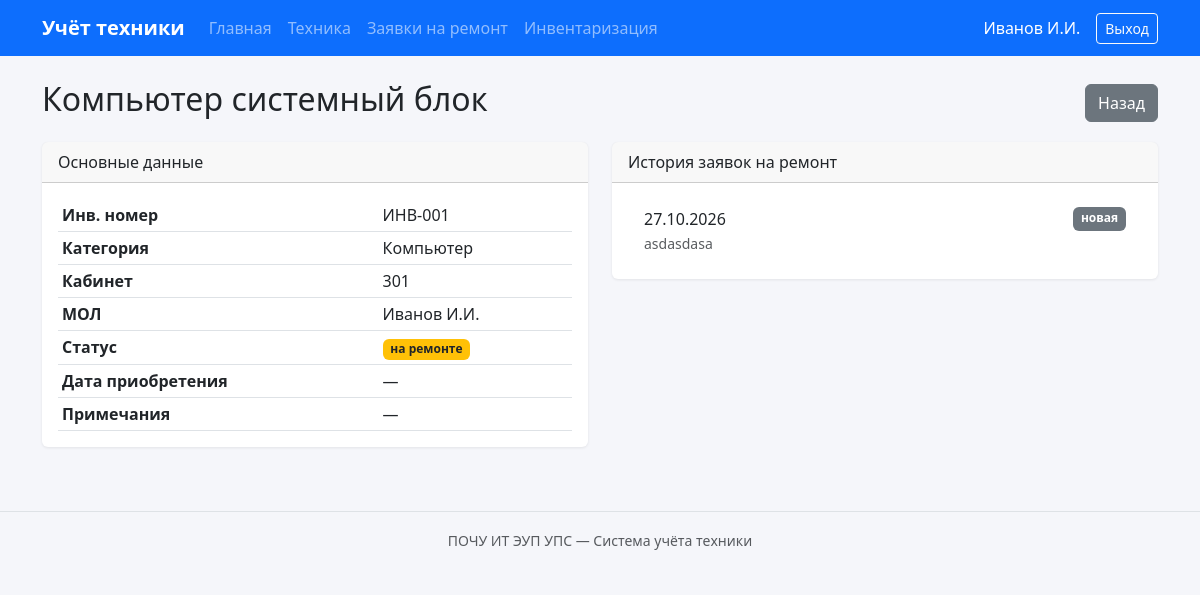
The page /equipment/1 (signed in) on the database its author committed.
### app.py (models this page shows, shortened)
class User(db.Model):
    id = db.Column(db.Integer, primary_key=True)
    username = db.Column(db.String(80), unique=True, nullable=False)
    password_hash = db.Column(db.String(200), nullable=False)
    role = db.Column(db.String(20), default='user')  # admin или user
    full_name = db.Column(db.String(150))
    cabinet = db.Column(db.String(50))

class Equipment(db.Model):
    id = db.Column(db.Integer, primary_key=True)
    name = db.Column(db.String(200), nullable=False)
    inv_number = db.Column(db.String(50), unique=True, nullable=False)
    category = db.Column(db.String(100))  # компьютер, принтер, и т.д.
    cabinet = db.Column(db.String(50))
    responsible = db.Column(db.String(150))
    status = db.Column(db.String(50), default='в эксплуатации')  # в эксплуатации, на ремонте, списана
    purchase_date = db.Column(db.Date)
    notes = db.Column(db.Text)
    created_at = db.Column(db.DateTime, default=datetime.now)
    repair_requests = db.relationship('RepairRequest', backref='equipment', lazy=True)

class RepairRequest(db.Model):
    id = db.Column(db.Integer, primary_key=True)
    equipment_id = db.Column(db.Integer, db.ForeignKey('equipment.id'), nullable=False)
    user_id = db.Column(db.Integer, db.ForeignKey('user.id'), nullable=False)
    description = db.Column(db.Text, nullable=False)
    status = db.Column(db.String(50), default='новая')  # новая, в работе, выполнена, отклонена
    created_at = db.Column(db.DateTime, default=datetime.now)
    completed_at = db.Column(db.DateTime)
    admin_comment = db.Column(db.Text)
    user = db.relationship('User', backref='repair_requests')

### app.py (the view)
@app.route('/equipment/<int:eq_id>')
@login_required
def equipment_view(eq_id):
    user = get_current_user()
    eq = Equipment.query.get_or_404(eq_id)
    requests_list = RepairRequest.query.filter_by(equipment_id=eq_id).order_by(RepairRequest.created_at.desc()).all()
    return render_template('equipment_view.html', user=user, item=eq, requests=requests_list)

### app.py (called while the page is built)
def login_required(f):
    from functools import wraps
    @wraps(f)
    def decorated(*args, **kwargs):
        if 'user_id' not in session:
            flash('Нужно войти в систему', 'warning')
            return redirect(url_for('login'))
        return f(*args, **kwargs)
    return decorated

def get_current_user():
    if 'user_id' in session:
        return User.query.get(session['user_id'])
    return None

### templates/equipment_view.html (shortened to what this page needs)
{% extends "base.html" %}
{% block content %}
<div class="d-flex justify-content-between align-items-center mb-3">
    <h2>{{ item.name }}</h2>
    <div>
        <a href="{{ url_for('equipment_list') }}" class="btn btn-secondary">Назад</a>
    </div>
</div>
<div class="row">
    <div class="col-md-6">
        <div class="card mb-3">
            <div class="card-header">Основные данные</div>
            <div class="card-body">
                <table class="table table-sm mb-0">
                    <tr><th>Инв. номер</th><td>{{ item.inv_number }}</td></tr>
                    <tr><th>Категория</th><td>{{ item.category or '—' }}</td></tr>
                    <tr><th>Кабинет</th><td>{{ item.cabinet or '—' }}</td></tr>
                    <tr><th>МОЛ</th><td>{{ item.responsible or '—' }}</td></tr>
                    <tr><th>Статус</th>
                        <td>
                            {% if item.status == 'в эксплуатации' %}
                            <span class="badge bg-success">{{ item.status }}</span>
                            {% elif item.status == 'на ремонте' %}
                            <span class="badge bg-warning text-dark">{{ item.status }}</span>
                            {% else %}
                            <span class="badge bg-secondary">{{ item.status }}</span>
                            {% endif %}
                        </td>
                    </tr>
                    <tr><th>Дата приобретения</th>
                        <td>{{ item.purchase_date.strftime('%d.%m.%Y') if item.purchase_date else '—' }}</td>
                    </tr>
                    <tr><th>Примечания</th><td>{{ item.notes or '—' }}</td></tr>
                </table>
            </div>
        </div>
    </div>
    <div class="col-md-6">
        <div class="card">
            <div class="card-header">История заявок на ремонт</div>
            <div class="card-body">
                {% if requests %}
                <ul class="list-group list-group-flush">
                    {% for r in requests %}
                    <li class="list-group-item">
                        <div class="d-flex justify-content-between">
                            <span>{{ r.created_at.strftime('%d.%m.%Y') }}</span>
                            <span class="badge bg-secondary">{{ r.status }}</span>
                        </div>
                        <small class="text-muted">{{ r.description[:100] }}{% if r.description|length > 100 %}...{% endif %}</small>
                    </li>
                    {% endfor %}
                </ul>
                {% else %}
                <p class="text-muted mb-0">Заявок пока нет</p>
                {% endif %}
            </div>
        </div>
    </div>
</div>
{% endblock %}

### templates/base.html (shortened to what this page needs)
<!DOCTYPE html>
<html lang="ru">
<head>
    <link href="https://cdn.jsdelivr.net/npm/bootstrap@5.3.0/dist/css/bootstrap.min.css" rel="stylesheet">
    <link rel="stylesheet" href="{{ url_for('static', filename='css/style.css') }}">
</head>
<body>
    {% if user %}
    <nav class="navbar navbar-expand-lg navbar-dark bg-primary">
        <div class="container">
            <a class="navbar-brand" href="{{ url_for('index') }}">Учёт техники</a>
            <div class="collapse navbar-collapse" id="nav">
                <ul class="navbar-nav me-auto">
                    <li class="nav-item"><a class="nav-link" href="{{ url_for('index') }}">Главная</a></li>
                    <li class="nav-item"><a class="nav-link" href="{{ url_for('equipment_list') }}">Техника</a></li>
                    <li class="nav-item"><a class="nav-link" href="{{ url_for('repairs_list') }}">Заявки на ремонт</a></li>
                    <li class="nav-item"><a class="nav-link" href="{{ url_for('inventory') }}">Инвентаризация</a></li>
                </ul>
                <span class="navbar-text text-white me-3">
                    {{ user.full_name or user.username }}
                </span>
                <a href="{{ url_for('logout') }}" class="btn btn-outline-light btn-sm">Выход</a>
            </div>
        </div>
    </nav>
    {% endif %}
    <div class="container mt-4 mb-5">
        {% block content %}{% endblock %}
    </div>
    <footer class="text-center text-muted py-3 border-top">
        <small>ПОЧУ ИТ ЭУП УПС — Система учёта техники</small>
    </footer>
</body>
</html>

### static/css/style.css (style rules this page uses)
body { background-color: #f5f6fa; min-height: 100vh; }
.card { border: none; box-shadow: 0 1px 3px rgba(0,0,0,0.08); }
.table th { font-weight: 600; white-space: nowrap; }
.navbar-brand { font-weight: 600; }
footer { margin-top: auto; }

### rows shown on the page
User: full_name "Иванов И.И."
Equipment: name "Компьютер системный блок", inv_number "ИНВ-001", category "Компьютер", cabinet "301", responsible "Иванов И.И.", status "на ремонте", purchase_date "—", notes "—"
RepairRequest: created_at "27.10.2026", status "новая", description "asdasdasa"
